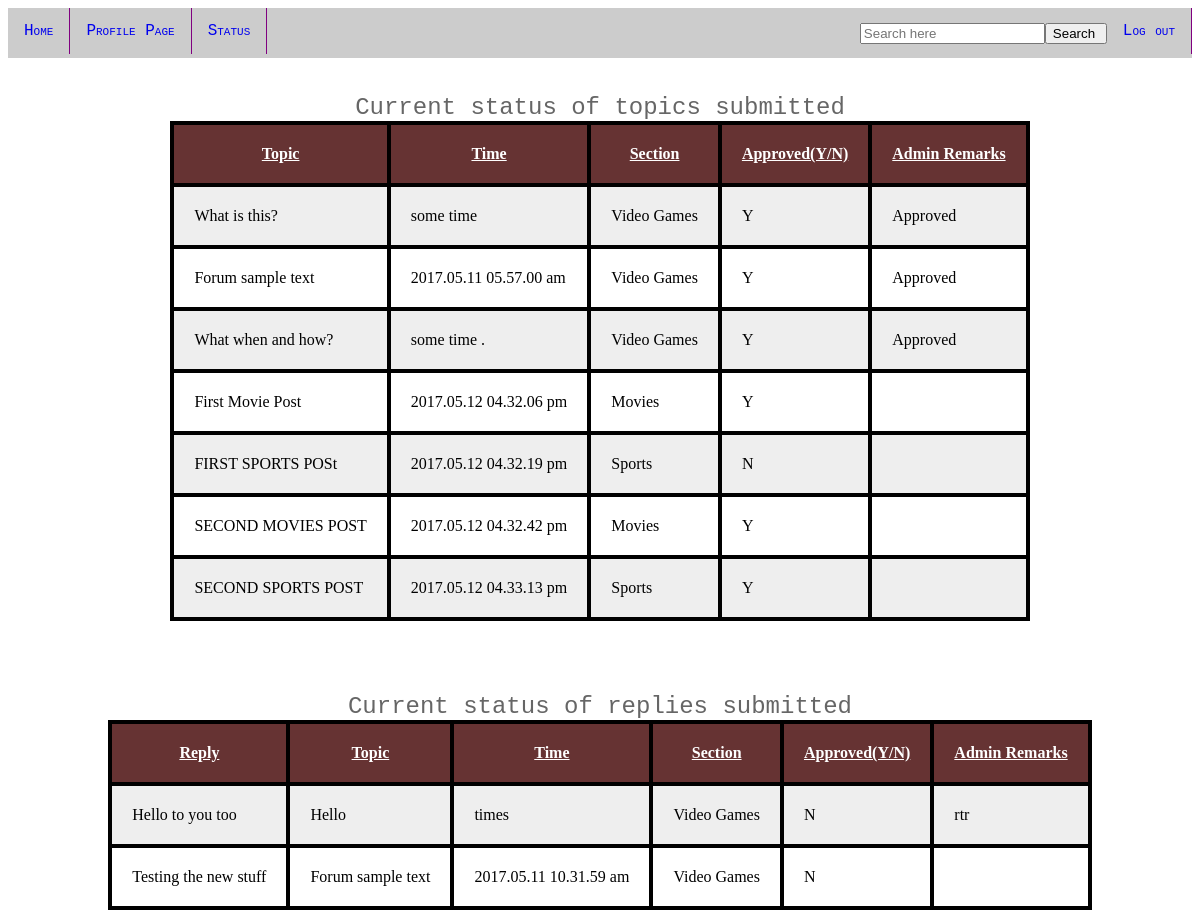
Screenshot of /message.php (signed in) with the database file from the repository.
### tables this page shows
CREATE TABLE `question` (
  `Id` int(2) DEFAULT NULL,
  `Submitter` varchar(100) NOT NULL,
  `Topic` varchar(100) NOT NULL,
  `Section` varchar(100) NOT NULL,
  `Approved` int(2) NOT NULL DEFAULT '0',
  `Closed` int(2) NOT NULL DEFAULT '0',
  `Time` varchar(100) NOT NULL,
  `Reason` varchar(100) DEFAULT NULL
);

CREATE TABLE `reply` (
  `Topic` varchar(100) DEFAULT NULL,
  `Section` varchar(100) DEFAULT NULL,
  `Reply` varchar(100) DEFAULT NULL,
  `Submitter` varchar(100) DEFAULT NULL,
  `Time` varchar(100) NOT NULL,
  `Approved` int(2) NOT NULL DEFAULT '0',
  `Reason` varchar(100) DEFAULT NULL,
  `Rexists` int(2) NOT NULL DEFAULT '0'
);

### message.php (the view, shortened to what this page needs)
<!DOCTYPE html PUBLIC "-//W3C//DTD XHTML 1.0 Transitional//EN" "http://www.w3.org/TR/xhtml1/DTD/xhtml1-transitional.dtd">
<html xmlns="http://www.w3.org/1999/xhtml">
<head>
</head>
<body>
<?php
require_once('navbar.php');
require_once('config.php');
?>
<table>
<caption id='caption'>Current status of topics submitted</caption>
<br><br>
<th>Topic</th>
<th>Time</th>
<th>Section</th>
<th>Approved(Y/N)</th>
<th>Admin Remarks</th>
<?php
$temp=$_SESSION['Name'];
$sql="Select Topic,Time,Section,Reason,Approved FROM question WHERE Submitter='$temp'";
$result=mysqli_query($conn,$sql);
while($hey=mysqli_fetch_assoc($result))
	{
	echo "<tr><td>";
	echo $hey['Topic'];
	echo "</td><td>";
	echo $hey['Time'];
	echo "</td><td>";
	echo $hey['Section'];
	echo "</td><td>";
	if ($hey['Approved']==1)
	{echo "Y";}
	else
	{echo "N";}
	echo "</td><td>";
	echo $hey['Reason'];
	}
?>
</td></tr>
</table>
<br><br>
<table>
<caption id='caption'>Current status of replies submitted</caption>
<br><br>
<th>Reply</th>
<th>Topic</th>
<th>Time</th>
<th>Section</th>
<th>Approved(Y/N)</th>
<th>Admin Remarks</th>
<?php
$temp=$_SESSION['Name'];
$sql="Select Topic,Time,Section,Reason,Approved,Reply FROM reply WHERE Submitter='$temp'";
$result=mysqli_query($conn,$sql);
while($hey=mysqli_fetch_assoc($result))
	{
	echo "<tr><td>";
	echo $hey['Reply'];
	echo "</td><td>";
	echo $hey['Topic'];
	echo "</td><td>";
	echo $hey['Time'];
	echo "</td><td>";
	echo $hey['Section'];
	echo "</td><td>";
	if($hey['Approved']==1)
		{echo "Y";}
	else
		{echo "N";}
	echo "</td><td>";
	echo $hey['Reason'];
	echo "</td></tr>";
	}
?>
</table>
</body>
</html>

### message.php (style rules this page uses)
table,td,th { border:1px solid black;  padding:100px; }
table { margin-left: auto; margin-right: auto; }
tr,td,th { padding:20px; }
th { text-decoration:underline; }
table, tr:nth-child(even) { background-color: #eee; }
table,tr:nth-child(odd) { background-color: #fff; }
table { color: black; background-color: black; }
th { background:#663333; color:white; }
#caption { font-size:24px; font-family:"Courier New", Courier, monospace; color:#666666; }

### rows the page displays
question: Topic "What is this?", Time "some time", Section "Video Games", Approved "Y", Reason "Approved"
question: Topic "Forum sample text", Time "2017.05.11 05.57.00 am", Section "Video Games", Approved "Y", Reason "Approved"
question: Topic "What when and how?", Time "some time .", Section "Video Games", Approved "Y", Reason "Approved"
question: Topic "First Movie Post", Time "2017.05.12 04.32.06 pm", Section "Movies", Approved "Y"
question: Topic "FIRST SPORTS POSt", Time "2017.05.12 04.32.19 pm", Section "Sports", Approved "N"
question: Topic "SECOND MOVIES POST", Time "2017.05.12 04.32.42 pm", Section "Movies", Approved "Y"
question: Topic "SECOND SPORTS POST", Time "2017.05.12 04.33.13 pm", Section "Sports", Approved "Y"
reply: Reply "Hello to you too", Topic "Hello", Time "times", Section "Video Games", Approved "N", Reason "rtr"
reply: Reply "Testing the new stuff", Topic "Forum sample text", Time "2017.05.11 10.31.59 am", Section "Video Games", Approved "N"
